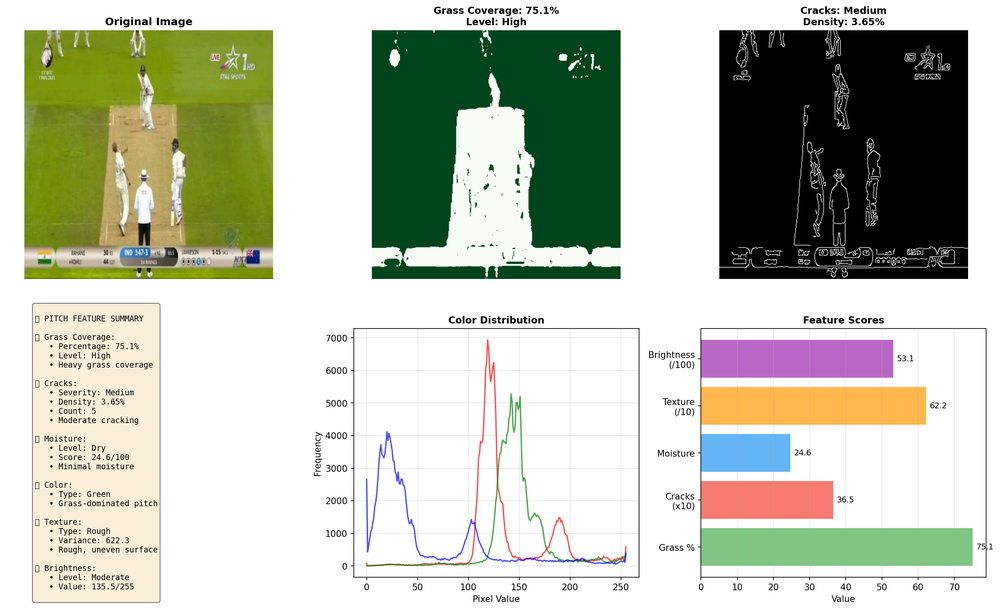
#> input picture pitch_analysis_result.png, 1000 x 610 px, shrunk from 2380 x 1452 before the run
$ python -i pitch_analyzer.py   (imports and definitions only)   (older library calls are emulated)
#> lines starting #> are read from the running program, lines starting #| are printed output that depends on the picture; after the words box and inside, x2 and y2 are one past the last pixel; in counts of white or black regions, pixels touching at a corner belong together
"""
Pitch Feature Extraction Module
Analyzes cricket pitch images using OpenCV
"""

import cv2
import numpy as np
from typing import Dict, Tuple, Optional
from pathlib import Path

# Optional matplotlib for visualization (not needed for API)
try:
    import matplotlib.pyplot as plt
    MATPLOTLIB_AVAILABLE = True
except ImportError:
    MATPLOTLIB_AVAILABLE = False


class PitchAnalyzer:
    """Extract features from cricket pitch images"""

    def __init__(self):
        """Initialize the analyzer"""
        self.features = {}

    def analyze(self, image_path: str) -> Dict:
        """
        Complete pitch analysis

        Args:
            image_path: Path to pitch image

        Returns:
            Dictionary with all extracted features
        """
#> called with image_path = '../pitch_analysis_result.png'
        # Load image
        image = cv2.imread(image_path)
#> image is the input picture: shape (610, 1000, 3); mean B, G, R 179.5, 194.6, 190.2
        if image is None:
            raise ValueError(f"Could not load image: {image_path}")

        # Convert to RGB for display
        image_rgb = cv2.cvtColor(image, cv2.COLOR_BGR2RGB)

        # Extract all features
        self.features = {
            'image_path': image_path,
            'image_shape': image.shape,
            'grass_coverage': self._detect_grass(image),
            'crack_analysis': self._detect_cracks(image),
            'moisture_level': self._analyze_moisture(image),
            'color_profile': self._analyze_color(image),
            'texture_analysis': self._analyze_texture(image),
            'brightness': self._analyze_brightness(image)
        }

        return self.features

    def _detect_grass(self, image: np.ndarray) -> Dict:
        """
        Detect grass coverage using HSV color space

        Args:
            image: BGR image

        Returns:
            Dictionary with grass metrics
        """
        # Convert to HSV
        hsv = cv2.cvtColor(image, cv2.COLOR_BGR2HSV)
#> hsv: shape (610, 1000, 3); mean H, S, V 16.5, 47, 199.7

        # Define green color range (grass)
        # Lower bound: darker green
        lower_green1 = np.array([25, 40, 40])
        upper_green1 = np.array([85, 255, 255])

        # Create mask for green pixels
        mask_green = cv2.inRange(hsv, lower_green1, upper_green1)
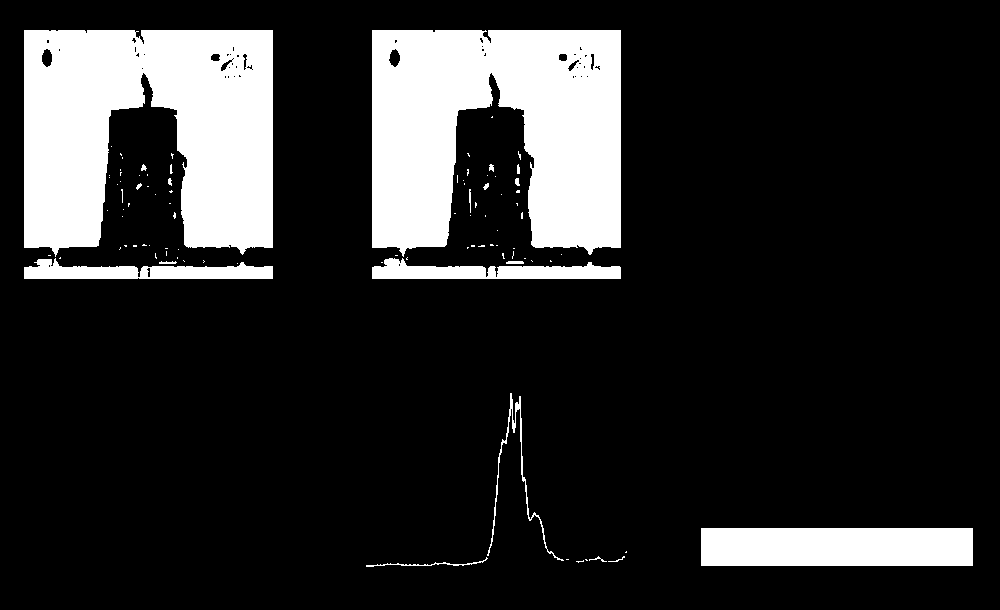
#> mask_green: shape (610, 1000); 17.2% white; 94 white regions (74 under 20 px), largest, box (x1, y1, x2, y2) and area: (372, 30, 621, 257) 43160, (24, 30, 273, 257) 43054, (701, 528, 973, 566) 10336

        # Calculate grass coverage percentage
        total_pixels = image.shape[0] * image.shape[1]
        green_pixels = cv2.countNonZero(mask_green)
#> green_pixels = 104672
        grass_percentage = (green_pixels / total_pixels) * 100
#> grass_percentage = 17.16

        # Classify grass coverage
        if grass_percentage > 60:
            grass_level = "High"
            grass_quality = "Heavy grass coverage"
        elif grass_percentage > 30:
            grass_level = "Medium"
            grass_quality = "Moderate grass coverage"
        elif grass_percentage > 10:
            grass_level = "Low"
            grass_quality = "Sparse grass coverage"
        else:
            grass_level = "Minimal"
            grass_quality = "Bare/dry pitch"

        return {
            'percentage': round(grass_percentage, 2),
            'level': grass_level,
            'quality': grass_quality,
            'green_pixels': green_pixels,
            'total_pixels': total_pixels,
            'mask': mask_green
        }

    def _detect_cracks(self, image: np.ndarray) -> Dict:
        """
        Detect cracks using edge detection

        Args:
            image: BGR image

        Returns:
            Dictionary with crack metrics
        """
        # Convert to grayscale
        gray = cv2.cvtColor(image, cv2.COLOR_BGR2GRAY)

        # Apply Gaussian blur to reduce noise
        blurred = cv2.GaussianBlur(gray, (5, 5), 0)

        # Edge detection using Canny
        edges = cv2.Canny(blurred, 50, 150)
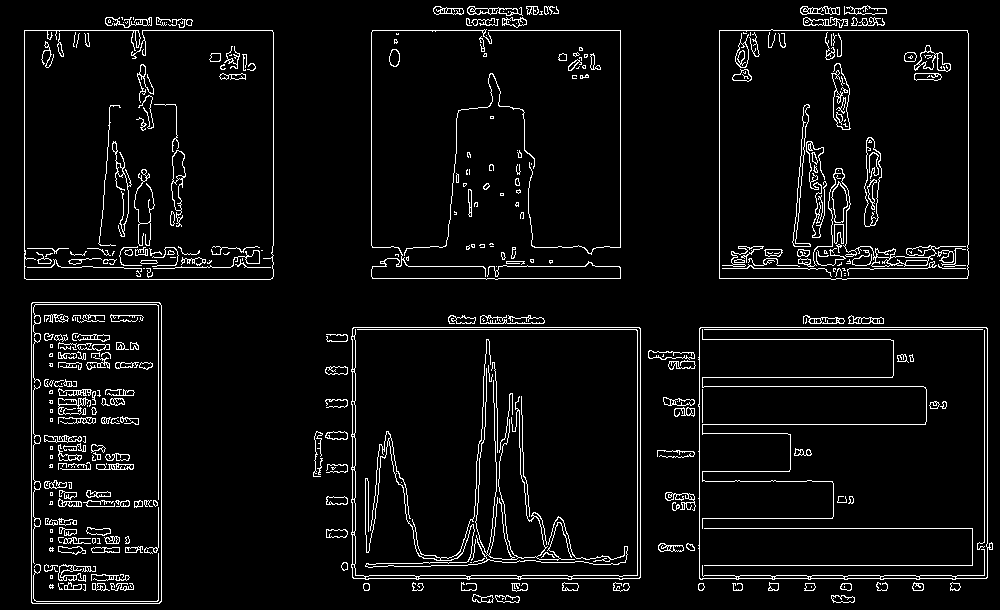
#> edges: shape (610, 1000); 5.3% white in thin lines or dots

        # Morphological operations to enhance cracks
        kernel = np.ones((3, 3), np.uint8)
        dilated = cv2.dilate(edges, kernel, iterations=1)
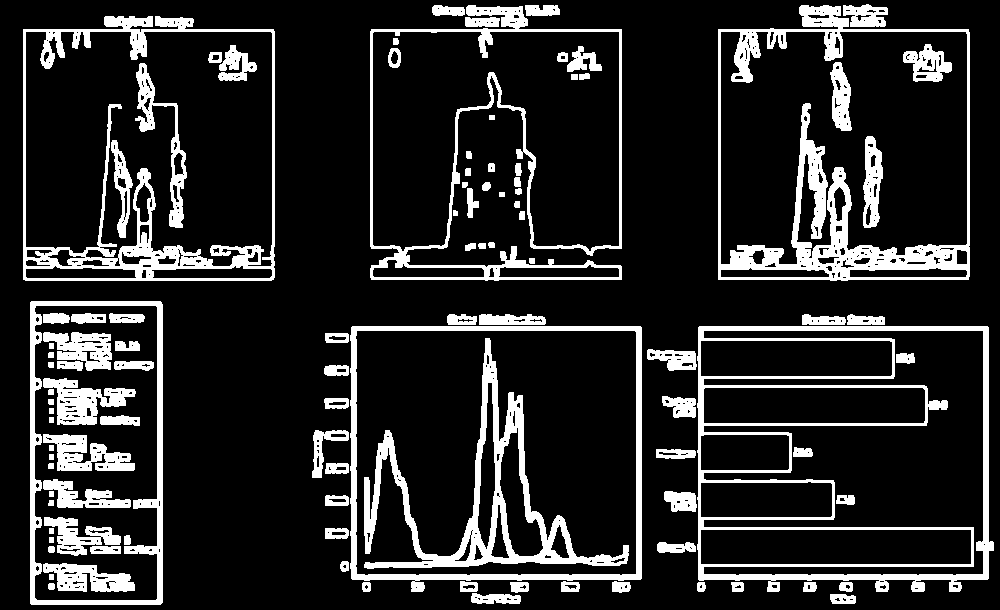
#> dilated: shape (610, 1000); 15.6% white; 105 white regions

        # Find contours (potential cracks)
        contours, _ = cv2.findContours(dilated, cv2.RETR_EXTERNAL, cv2.CHAIN_APPROX_SIMPLE)
#> contours = 56 contours, 1 with area under 20; largest, box (x1, y1, x2, y2) and area: (697, 326, 994, 592) 73936, (350, 326, 642, 592) 73558, (23, 16, 275, 281) 63748, (718, 5, 970, 281) 63602, (370, 5, 622, 281) 49592

        # Filter contours by area and aspect ratio (cracks are usually elongated)
        crack_contours = []
        thin_cracks = []  # For web-like crack patterns

        for contour in contours:
            area = cv2.contourArea(contour)
            if area > 20:  # Lowered threshold to catch thinner cracks
                x, y, w, h = cv2.boundingRect(contour)
                aspect_ratio = max(w, h) / min(w, h) if min(w, h) > 0 else 0

                # Main cracks: elongated shapes
                if aspect_ratio > 2.5 and area > 30:  # Reduced aspect ratio requirement
                    crack_contours.append(contour)
                # Web-like cracks: smaller but still significant
                elif aspect_ratio > 1.5 and area > 20:
                    thin_cracks.append(contour)
#> this loop made 56 passes
#> (area, x, y, w, h, aspect_ratio) on passes 1 to 8: (204.5, 830, 594, 26, 10, 2.6), (386.5, 471, 593, 50, 11, 4.55), (106, 839, 582, 14, 10, 1.4), (107, 803, 582, 14, 10, 1.4), (100.5, 731, 582, 13, 10, 1.3), (65.5, 697, 582, 9, 10, 1.11), (157.5, 510, 582, 19, 11, 1.73), (69, 362, 582, 9, 10, 1.11)
#> after the loop, crack_contours = 11 contours; largest, box (x1, y1, x2, y2) and area: (479, 314, 546, 325) 566, (471, 593, 521, 604) 386, (802, 314, 846, 325) 332, (656, 449, 696, 459) 308, (657, 542, 696, 553) 300; thin_cracks = 17 contours; largest, box (x1, y1, x2, y2) and area: (30, 301, 163, 605) 39990, (843, 4, 888, 27) 715, (647, 349, 697, 371) 693, (664, 491, 697, 512) 503, (662, 396, 696, 418) 487

        # Calculate crack density
        total_pixels = image.shape[0] * image.shape[1]
        crack_pixels = cv2.countNonZero(edges)
#> crack_pixels = 32416
        crack_density = (crack_pixels / total_pixels) * 100
#> crack_density = 5.31

        # Total crack count (major cracks + thin cracks)
        num_major_cracks = len(crack_contours)
#> num_major_cracks = 11
        num_thin_cracks = len(thin_cracks)
#> num_thin_cracks = 17
        num_cracks = num_major_cracks + num_thin_cracks
#> num_cracks = 28

        # If crack density is high but contour count is low, estimate from density
        # This handles web-like patterns better
        if crack_density > 3 and num_cracks < 5:
            # Estimate crack count from density for web-like patterns
            estimated_cracks = int(crack_density * 5)  # Heuristic: density * 5
            num_cracks = max(num_cracks, estimated_cracks)

        # Classify crack severity
        if crack_density > 5 or num_cracks > 20:
            severity = "High"
            description = "Heavily cracked surface"
        elif crack_density > 2 or num_cracks > 10:
            severity = "Medium"
            description = "Moderate cracking"
        elif crack_density > 0.5 or num_cracks > 3:
            severity = "Low"
            description = "Minor cracks present"
        else:
            severity = "None"
            description = "No significant cracks"

        return {
            'density': round(crack_density, 2),
            'severity': severity,
            'description': description,
            'num_cracks': num_cracks,
            'num_major_cracks': num_major_cracks,
            'num_thin_cracks': num_thin_cracks,
            'crack_pixels': crack_pixels,
            'edges_mask': edges
        }

    def _analyze_moisture(self, image: np.ndarray) -> Dict:
        """
        Analyze moisture level based on color intensity

        Args:
            image: BGR image

        Returns:
            Dictionary with moisture metrics
        """
        # Convert to grayscale
        gray = cv2.cvtColor(image, cv2.COLOR_BGR2GRAY)

        # Calculate average brightness
        avg_brightness = np.mean(gray)
#> avg_brightness = 191.6

        # Convert to HSV for saturation analysis
        hsv = cv2.cvtColor(image, cv2.COLOR_BGR2HSV)
        h, s, v = cv2.split(hsv)
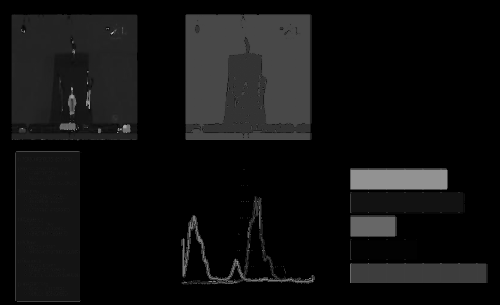
#> h: shape (610, 1000) (shown at 1/2 size); min 0, max 179, mean 16.5
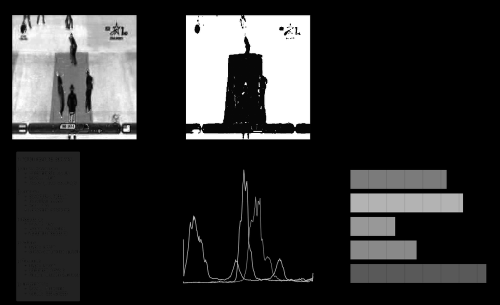
#> s: shape (610, 1000) (shown at 1/2 size); min 0, max 255, mean 47
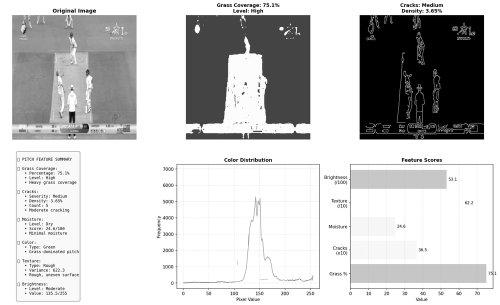
#> v: shape (610, 1000) (shown at 1/2 size); min 0, max 255, mean 199.7

        # Average saturation
        avg_saturation = np.mean(s)
#> avg_saturation = 46.99

        # Dark pixels indicate moisture
        dark_threshold = 100
        dark_pixels = np.sum(gray < dark_threshold)
#> dark_pixels = 111412
        total_pixels = gray.shape[0] * gray.shape[1]
        dark_percentage = (dark_pixels / total_pixels) * 100
#> dark_percentage = 18.26

        # Calculate moisture score (0-100)
        # Lower brightness + higher dark percentage = more moisture
        moisture_score = ((100 - avg_brightness/255*100) + dark_percentage) / 2
#> moisture_score = 21.57

        # Classify moisture level
        if moisture_score > 60:
            moisture_level = "Wet"
            description = "High moisture content"
        elif moisture_score > 40:
            moisture_level = "Damp"
            description = "Moderate moisture"
        elif moisture_score > 25:
            moisture_level = "Slightly Damp"
            description = "Low moisture"
        else:
            moisture_level = "Dry"
            description = "Minimal moisture"

        return {
            'score': round(moisture_score, 2),
            'level': moisture_level,
            'description': description,
            'avg_brightness': round(avg_brightness, 2),
            'avg_saturation': round(avg_saturation, 2),
            'dark_pixel_percentage': round(dark_percentage, 2)
        }

    def _analyze_color(self, image: np.ndarray) -> Dict:
        """
        Analyze color distribution

        Args:
            image: BGR image

        Returns:
            Dictionary with color metrics
        """
        # Convert to RGB for analysis
        rgb = cv2.cvtColor(image, cv2.COLOR_BGR2RGB)

        # Calculate mean color
        mean_color = np.mean(rgb, axis=(0, 1))
#> mean_color = [190.2, 194.6, 179.5]

        # Calculate dominant color using k-means
        pixels = rgb.reshape(-1, 3)
        pixels = np.float32(pixels)

        criteria = (cv2.TERM_CRITERIA_EPS + cv2.TERM_CRITERIA_MAX_ITER, 100, 0.2)
        k = 3
        _, labels, centers = cv2.kmeans(pixels, k, None, criteria, 10, cv2.KMEANS_RANDOM_CENTERS)
#> centers = [[2.91, 31.71, 14.12], [252.3, 252.3, 250.6], [150.9, 147.3, 85.41]]

        # Get dominant color (largest cluster)
        unique, counts = np.unique(labels, return_counts=True)
#> unique = [0, 1, 2]; counts = [106690, 394911, 108399]
        dominant_idx = unique[np.argmax(counts)]
#> dominant_idx = 1
        dominant_color = centers[dominant_idx]
#> dominant_color = [252.3, 252.3, 250.6]

        # Classify pitch color
        r, g, b = mean_color
#> r = 190.2; g = 194.6; b = 179.5
        if g > r and g > b and g > 100:
            color_type = "Green"
            description = "Grass-dominated pitch"
        elif r > 150 and g > 120 and b < 100:
            color_type = "Brown/Red"
            description = "Dry, worn pitch"
        elif r > 180 and g > 180 and b > 150:
            color_type = "Light/Pale"
            description = "Very dry pitch"
        else:
            color_type = "Mixed"
            description = "Mixed surface"

        return {
            'mean_rgb': mean_color.tolist(),
            'dominant_color': dominant_color.tolist(),
            'color_type': color_type,
            'description': description
        }

    def _analyze_texture(self, image: np.ndarray) -> Dict:
        """
        Analyze surface texture using variance

        Args:
            image: BGR image

        Returns:
            Dictionary with texture metrics
        """
        # Convert to grayscale
        gray = cv2.cvtColor(image, cv2.COLOR_BGR2GRAY)

        # Calculate texture using local variance
        # High variance = rough texture
        # Low variance = smooth texture

        # Apply Laplacian filter to detect texture
        laplacian = cv2.Laplacian(gray, cv2.CV_64F)
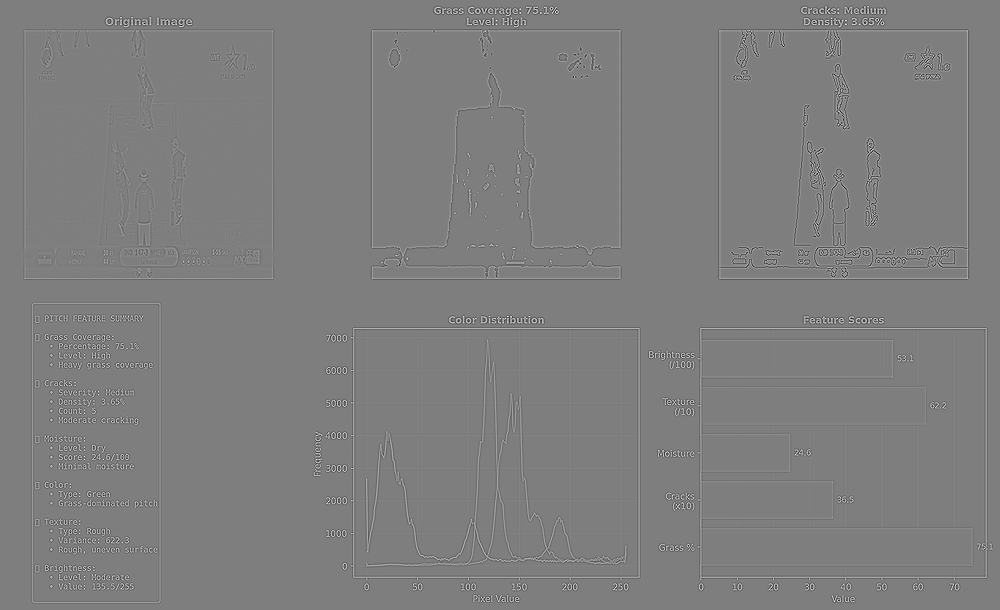
#> laplacian: shape (610, 1000) float64; min -759, max 765, mean 0; drawn with min black and max white
        texture_variance = laplacian.var()
#> texture_variance = 3274.1

        # Calculate local standard deviation
        mean_std = np.std(gray)
#> mean_std = 90.34

        # Classify texture
        if texture_variance > 1000:
            texture_type = "Very Rough"
            description = "Heavily worn/uneven surface"
        elif texture_variance > 500:
            texture_type = "Rough"
            description = "Rough, uneven surface"
        elif texture_variance > 200:
            texture_type = "Moderate"
            description = "Moderate texture"
        else:
            texture_type = "Smooth"
            description = "Smooth, even surface"

        return {
            'variance': round(texture_variance, 2),
            'std_dev': round(mean_std, 2),
            'type': texture_type,
            'description': description
        }

    def _analyze_brightness(self, image: np.ndarray) -> Dict:
        """
        Analyze overall brightness

        Args:
            image: BGR image

        Returns:
            Dictionary with brightness metrics
        """
        # Convert to grayscale
        gray = cv2.cvtColor(image, cv2.COLOR_BGR2GRAY)

        # Calculate brightness
        avg_brightness = np.mean(gray)
#> avg_brightness = 191.6

        # Classify
        if avg_brightness > 180:
            level = "Very Bright"
        elif avg_brightness > 140:
            level = "Bright"
        elif avg_brightness > 100:
            level = "Moderate"
        elif avg_brightness > 60:
            level = "Dark"
        else:
            level = "Very Dark"

        return {
            'average': round(avg_brightness, 2),
            'level': level,
            'normalized': round(avg_brightness / 255, 2)
        }

    # [186 lines left out: functions visualize_features, get_pitch_report, not called in this run]


# [20 lines not run here, left out]

>>> result = PitchAnalyzer().analyze('../pitch_analysis_result.png')
#> result = 8 items
